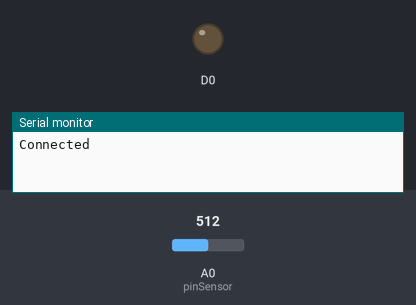
Recording of a sketch running on a simulated ESP8266 (NodeMCU). Parts: output pins drawn as LEDs (lit = HIGH), the last lines printed to the serial monitor. The inputs (shaded band) are chosen by the test bench; at power-on: A0 (pinSensor) = 512.

Above: at 0.1 s.
At 15.1 s:
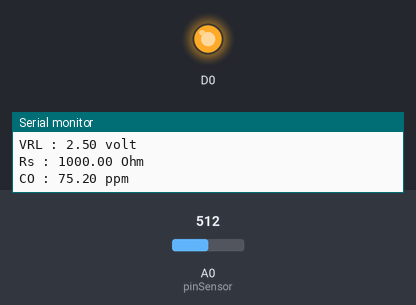
Timing chart, 0 to 16.6 s (numbered marks = the images above):
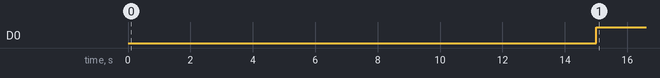

Measured:
- by itself, D0: LOW → HIGH at 15.0 s

The sketch:

proyek.ino
```cpp
#define pinSensor A0
#include <ESP8266WiFi.h>
#include <ESP8266HTTPClient.h>

int PPMTreshold = 5;
bool alert=false;
long sec = 0;
long currMillis = 0;
float alertInterval = 0;
int stateUpdate = 0;

String ssid= "anugerah store";
String password= "12051997";
WiFiServer server(80);
float ppm = 0;
int state = 1;

void refreshState(){
//  if (WiFi.status() == WL_CONNECTED) {
//      HTTPClient http;
//      http.begin("http://192.168.1.51:3000/api/getState");
//      http.addHeader("Content-Type", "application/x-www-form-urlencoded");
//
//      int httpCode1= http.GET();
//
//      if (httpCode1 > 0) {
//        String res = http.getString();
//        state = res.toInt();
//      } else {
//        Serial.println("No Response");
//      }
//
//      //Serial.println("http code: " + String(httpCode));
//      http.end();
//    } else {
//      Serial.println("Not connected");
//    }

}

void setup()
{
//  WiFi.begin(ssid, password);
//  int timeout = 0;
//  while(WiFi.status() != WL_CONNECTED && timeout!=10) {
//    delay(500);
//    Serial.println("Connecting...");
//    timeout++;
//  }
//
  server.begin();
  Serial.begin(9600);
  Serial.println("Connected");
  Serial.begin(9600);
  pinMode(D0,OUTPUT);

  refreshState();
}
  long RL = 1000; // 1000 Ohm
  long Ro = 830; // 830 ohm ( SILAHKAN DISESUAIKAN)}

  void loop()
{
  sec=millis()/1000;
 if(state==1){
  if(millis()/1000>sec){


   int sensorvalue = analogRead(pinSensor); // membaca nilai ADC dari sensor
   float VRL= sensorvalue*5.00/1024;  // mengubah nilai ADC ( 0 - 1023 ) menjadi nilai voltase ( 0 - 5.00 volt )
   Serial.print("VRL : ");
   Serial.print(VRL);
   Serial.println(" volt");

   float Rs = ( 5.00 * RL / VRL ) - RL;
   Serial.print("Rs : ");
   Serial.print(Rs);
   Serial.println(" Ohm");

   ppm = 100 * pow(Rs / Ro,-1.53); // ppm = 100 * ((rs/ro)^-1.53);
   Serial.print("CO : ");
   Serial.print(ppm);
   Serial.println(" ppm");

   Serial.println();
   if(ppm>50&&ppm<200){
    alertInterval=1;
   }else if(ppm>200){
    alertInterval=2;
   }else{
    alertInterval=0;
   }

   if(sec%3==0){
//      if (WiFi.status() == WL_CONNECTED) {
//        HTTPClient http;
//        http.begin("http://192.168.1.51:3000/sendPPM");
//        http.addHeader("Content-Type", "application/x-www-form-urlencoded");
//
//        int httpCode1= http.POST("ppm="+String(ppm));
//
//        if (httpCode1 > 0) {
//          String res = http.getString();
//          Serial.println("payload: " + res);
//        } else {
//          Serial.println("No Response");
//        }
//
//        //Serial.println("http code: " + String(httpCode));
//        http.end();
//      } else {
//        Serial.println("Not connected");
//      }
//     }

 }


  if(alertInterval==1){
    pinMode(D1,OUTPUT);
    digitalWrite(D0, (millis() / 1000) % 2);
    digitalWrite(D1,(millis()/500)%2);
    if((millis()/500)%2==0){
      pinMode(D1,INPUT);
    }
  }else if(alertInterval==2){
    pinMode(D1,OUTPUT);
    digitalWrite(D0, (millis() / 500) % 2);
    digitalWrite(D1,(millis()/250)%2);
    if((millis()/250)%2==0){
      pinMode(D1,INPUT);
    }
  }else{
    digitalWrite(D0,LOW);
    pinMode(D1,INPUT);
  }
 }
 if(sec%5==0 && stateUpdate==0){
    refreshState();
    stateUpdate = 1;
 }else if(sec%5!=0 && stateUpdate==1){
  stateUpdate =0;
 }


}
}
```
